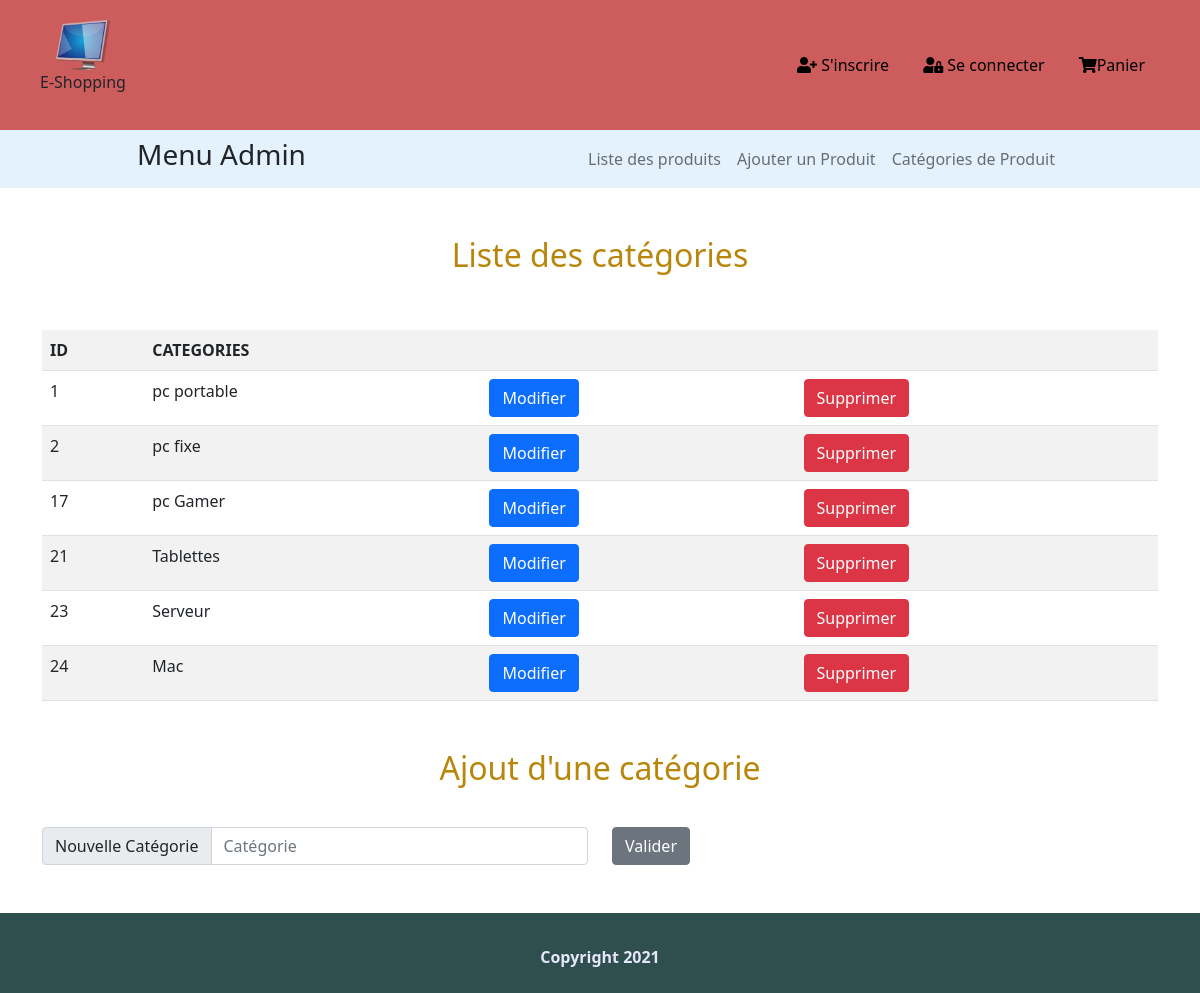
Screenshot of /src/pages/admin.php?page=categorieProduit with the database file from the repository.
### tables this page shows
CREATE TABLE IF NOT EXISTS `category` (
  `categoryId` int NOT NULL AUTO_INCREMENT,
  `typeProduct` varchar(50) DEFAULT NULL,
  PRIMARY KEY (`categoryId`)
);

### src/fonctions/dbCategorieFonctions.php (called while the page is built, shortened)
<?php
function recupListeCategories(){
    $bdd = bdd();
    $sql = "SELECT * FROM category";
    $stmt = $bdd->prepare($sql);
    $stmt->execute();
    $result = $stmt->fetchAll(PDO::FETCH_OBJ);
    return $result;
}

### src/pages/adminContent/categorieProduit.php (the view, shortened to what this page needs)
<?php
require "../fonctions/dbCategorieFonctions.php";
    try{
        $result = recupListeCategories();
    } catch (PDOException $e){
        echo $e->getMessage();
        echo $e->getLine();
        exit();
    }
?>
<section>
<div class="text-center mt-3">
                <h2>Liste des catégories</h2>
            </div>
    <div class="container mt-4">
        <table id="tableEmployes" class="table table-striped">
            <tr>
                <th>ID</th>
                <th>CATEGORIES</th>
                <th></th>
                <th></th>
            </tr>
            <?php foreach ($result as $value): ?>
                <tr>
                    <td> <?php echo $value->categoryId ;?> </td>
                    <td> <?php echo $value->typeProduct;?></td>
                    <td><a class="btn btn-primary" href="<?php echo "admin.php?page=modifCategorie&&id=".$value->categoryId ?>" title="Editer"> Modifier </a></td>
                    <td><a class="btn btn-danger" href="<?php echo "../fonctions/deleteCategorie.php?id=".$value->categoryId ?>" title="Supprimer"> Supprimer</a></td>
                </tr>
            <?php endforeach ?>
        </table>
        <form action="../fonctions/ajoutCategorie.php" method="post">
            <div class="text-center mt-3">
                <h2>Ajout d'une catégorie</h2>
            </div>
            <div class="row justify-content-evenly">
                <div class=" col input-group mb-3">
                    <label class="input-group-text"  id="basic-addon3">Nouvelle Catégorie</label>
                    <input type="text" class="form-control" aria-describedby="basic-addon3" name="categorie" placeholder="Catégorie" required>
                </div>
                <div class=" col input-group mb-3">
                    <button class="btn btn-secondary" type="submit" title="Valider" >Valider</button>
                </div>
            </div>
        </form>
    </div>
</section>

### src/css/style.css (style rules this page uses)
* { margin: 0px; padding: 0px; }
h2 { padding: 2rem 2rem; color:darkgoldenrod; }

### rows the page displays
category: categoryId "1", typeProduct "pc portable"
category: categoryId "2", typeProduct "pc fixe"
category: categoryId "17", typeProduct "pc Gamer"
category: categoryId "21", typeProduct "Tablettes"
category: categoryId "23", typeProduct "Serveur"
category: categoryId "24", typeProduct "Mac"
